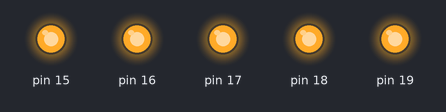
Bench run of a sketch on a simulated Arduino Uno, built with avr-gcc and run on an emulated ATmega328P. Parts: output pins drawn as LEDs (lit = HIGH).

Above: at 0.5 s.
At 3.5 s:
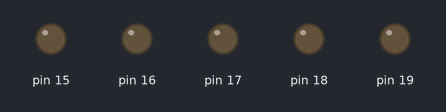
Timing chart, 0 to 4.6 s (numbered marks = the images above):
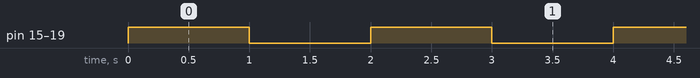

Measured:
- by itself, pin 15–19: alternates HIGH for 1.0 s and LOW for 1.0 s

The sketch:

soru3_2.ino
```cpp
void setup() {
  // put your setup code here, to run once:
  for(int i=15;i<=19;i++)
    pinMode(i,OUTPUT);

}

void loop() {
  // put your main code here, to run repeatedly:
  for(int i=15;i<=19;i++)
    digitalWrite(i,1);
  delay(1000);
  for(int i=15;i<=19;i++)
    digitalWrite(i,0);
  delay(1000);
}
```
